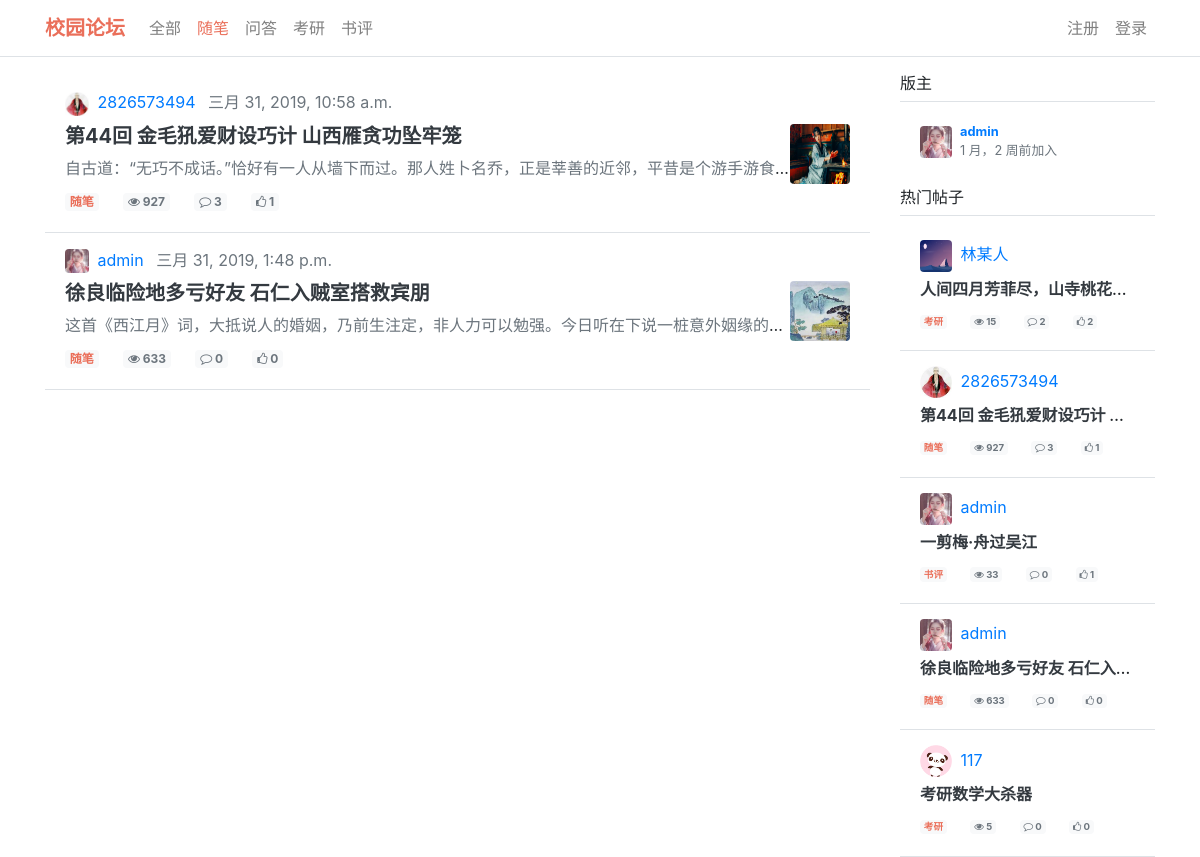
The app's page /post/topic/detail/1/ with its own data.
### posts/models.py (models this page shows, shortened)
class Topic(models.Model):
    title = models.CharField(max_length=32, verbose_name='板块名')
    user = models.ForeignKey(settings.AUTH_USER_MODEL, on_delete=models.CASCADE,
                             related_name='user_topics', verbose_name='版主')
    created = models.DateTimeField(auto_now_add=True, verbose_name='发布时间')
    class Meta:
        verbose_name = '版块'
        verbose_name_plural = verbose_name
        ordering = ('-created',)
    def get_absolute_url(self):
        return reverse('posts:topic-detail', args=[self.pk])
    def __str__(self):
        return self.title

class Post(models.Model):
    title = models.CharField(max_length=64, verbose_name='标题')
    content = models.TextField(verbose_name='内容')
    cover_image = models.ImageField(upload_to='image/post/cover/',
                                    blank=True, null=True, verbose_name='封面图(可选项)')
    user = models.ForeignKey(settings.AUTH_USER_MODEL, on_delete=models.CASCADE,
                             related_name='user_posts', verbose_name='作者')
    topic = models.ForeignKey('Topic', on_delete=models.CASCADE, related_name='topic_posts',
                              null=True, blank=True, verbose_name='所属版块(可选项)')
    src_url = models.CharField(max_length=200, blank=True, null=True, verbose_name='原文链接(可选项)')
    like_users = models.ManyToManyField(settings.AUTH_USER_MODEL, blank=True,
                                        related_name='like_posts', verbose_name='点赞的用户')
    like_count = models.PositiveIntegerField(default=0, verbose_name='点赞数')
    view_count = models.PositiveIntegerField(default=0, verbose_name='浏览量')
    is_sticky = models.BooleanField(default=False, verbose_name='是否顶置')
    created = models.DateTimeField(auto_now_add=True, verbose_name='发布时间')
    def get_absolute_url(self):
        return reverse('posts:post-detail', args=[self.pk])
    def get_review_count(self):
        return self.post_reviews.count()
    class Meta:
        verbose_name = '帖子'
        verbose_name_plural = verbose_name
        ordering = ('-is_sticky','-created')

### users/models.py (models this page shows)
class UserProfile(AbstractUser):
    nickname = models.CharField(max_length=32,
                                blank=True, null=True,
                                verbose_name='昵称')
    signature = models.CharField(max_length=128,
                                 blank=True, null=True,
                                 verbose_name='个性签名',
                                 default='这家伙很懒，什么都没有留下！')
    avatar = models.ImageField(upload_to='image/user/avatar', blank=True,
                               default='image/default_avatar.png', verbose_name='头像')
    class Meta:
        verbose_name = '用户'
        verbose_name_plural = verbose_name
    def get_absolute_url(self):
        return reverse('users:user-home', args=[self.pk])
    def __str__(self):
        if self.nickname:
            return self.nickname
        else:
            return self.username

### posts/views.py (the view)
# urls.py: path('topic/detail/<int:topic_id>/', TopicDetail.as_view(), name='topic-detail'),
class TopicDetail(View):
    def get(self, request, topic_id):
        topic = get_object_or_404(Topic, id=int(topic_id))
        posts = topic.topic_posts.order_by('-is_sticky')
        return render(request, 'posts/topic-detail.html', {
            'topic': topic,
            'posts': posts,
            'topic_id': topic.id
        })

### posts/templatetags/post_tags.py (called while the page is built)
@register.simple_tag
def get_topic_list():
    return Topic.objects.all().order_by('created')

@register.simple_tag
def get_hot_posts(count=8):
    return Post.objects.order_by('-like_count')[:count]

### templates/posts/topic-detail.html (shortened to what this page needs)
{% extends 'base.html' %}
{% load post_tags %}
{% block content %}
    <div class="row">
        <div class="col-md-9">
            {% include 'posts/list.html' with posts=posts %}
        </div>
        <div class="col-md-3">
            <h6 class="border-bottom border-gray pb-2">版主</h6>
            {% include 'users/item.html' with user=topic.user %}
            <h6 class="border-bottom border-gray pb-2 mt-3">热门帖子</h6>
            {% get_hot_posts as hot_posts %}
            {% include 'posts/hot-list.html' with posts=hot_posts %}
        </div>
    </div>
{% endblock %}

### templates/base.html (shortened to what this page needs)
<!DOCTYPE html>
{% load static %}
{% load staticfiles %}
{% load post_tags %}
<html lang="zh-cn">
	<head>
    	<link rel="stylesheet" href="{% static 'css/bootstrap.min.css' %}" />
        <link href="{% static 'css/font-awesome.min.css' %}" rel='stylesheet'>
        <link href="{% static 'css/animate.min.css' %}" rel='stylesheet'>
    	<link rel="stylesheet" href="{% static 'css/app.css' %}" />
	</head>
	<body class="">
		<nav class="navbar navbar-expand-xl navbar-light bg-white fixed-top border border-left-0 border-right-0 border-top-0 border-gery">
			<div class="container">
                <a class="navbar-brand" href="{% url 'index' %}"> <strong class="text-red">校园论坛</strong> </a>
			  	<div class="collapse navbar-collapse" id="navbarSupportedContent">
                    <ul class="navbar-nav mr-auto">
                        <li class="nav-item">
                            <a class="nav-link"
                               href="{% url 'index' %}">
                                <span class="{% ifequal 'index' current_page %} text-red {% endifequal %}">
                                     全部
                                </span>
                            </a>
                        </li>
                        {% get_topic_list as topics %}
                        {% for topic in topics %}
                            <li class="nav-item">
                                <a class="nav-link"
                                   href="{{ topic.get_absolute_url }}">
                                    <span class="{% ifequal topic.id topic_id %} text-red {% endifequal %}">
                                         {{ topic }}
                                    </span>
                                </a>
                            </li>
                        {% endfor %}
                    </ul>
                    <form class="form-inline my-2 my-lg-0">
                        <ul class="navbar-nav mr-auto">
                             {% if request.user.is_authenticated %}
                              <li class="nav-item dropdown mr-3">
                                <a class="nav-link dropdown-toggle" href="" id="navbarDropdown" role="button" data-toggle="dropdown" aria-haspopup="true" aria-expanded="false">
                                    <img class="user-avatar-nav rounded" src="{{ request.user.avatar.url }}" alt="avatar" />
                                </a>
                                <div class="dropdown-menu" aria-labelledby="navbarDropdown">
                                    <a  class="dropdown-item" href="{{ request.user.get_absolute_url }}"><i class="fa fa-user-o" aria-hidden="true"></i> 个人主页</a>
                                    <a href="javascript:void(0)" class="dropdown-item logout"><i class="fa fa-sign-out" aria-hidden="true"></i> 退出登录</a>
                                </div>
                              </li>
                             <a href="{% url 'posts:add-post' %}"
                                class="btn btn-outline-danger pt-2">
                                <i class="fa fa-pencil" aria-hidden="true"></i> 发帖子
                             </a>
                          {% else %}
                             <li class="nav-item">
                                <a class="nav-link" href="{% url 'users:user-register' %}">
                                    <span class="{% ifequal 'register' current_page %} text-red {% endifequal %}">
                                        注册
                                    </span>
                                </a>
                             </li>
                            <li class="nav-item">
                                <a class="nav-link" href="{% url 'users:user-login' %}">登录</a>
                            </li>
                          {% endif %}
                       </ul>
                    </form>
			    </div>
			</div>
		</nav>
		<div class="main container" style="margin-top:74px">
            {% block content %}
            {% endblock %}
		</div>
	</body>
</html>

### templates/posts/item.html (shortened to what this page needs)
    {% load staticfiles %}
<li class="list-group-item mt-1 border border-top-0 border-right-0 border-left-0">
    <div class="post-{{ post.id }}">
        <div class="user-info m-auto text-muted">
            <img class="user-avatar-nav rounded" src="{{ post.user.avatar.url }}" alt="avatar">
            <a href="{{ post.user.get_absolute_url }}">
                <span class="ml-1 mr-2">{{ post.user }}</span>
            </a>
            <span class="">{{ post.created }}</span>
        </div>
        <div class="post-info">
            <div class="d-flex">
                <div class="post-content text-truncate">
                    <h5 class="mt-2 mb-2 text-dark">
                        <a href="{{ post.get_absolute_url }}" class="text-dark">
                           <strong> {{ post.title }}</strong>
                        </a>
                    </h5>
                    <span class="text-muted">
                        {{ post.content }}
                    </span>
                </div>
                <div class="float-right mt-2">
                    {% if post.cover_image %}
                        <img class="img-responsive rounded" style="height: 60px; width: 60px" src="{{ post.cover_image.url }}" alt="">
                    {% endif %}
                </div>
            </div>
        </div>
        <div class="post-meta mt-1 mb-2">
            {% if post.topic %}
                <a href="{{ post.topic.get_absolute_url }}" class="text-red card-link badge badge-light">{{ post.topic }}</a>
            {% endif %}
            <a class="card-link  badge badge-light text-muted">
                <i class="fa fa-eye" aria-hidden="true"></i> {{ post.view_count }}
            </a>
            <a class="card-link badge badge-light text-muted">
                <i class="fa fa-comment-o" aria-hidden="true"></i> {{ post.get_review_count }}
            </a>
            <a class="card-link badge badge-light text-muted">
                <i class="fa fa-thumbs-o-up" aria-hidden="true"></i>  {{ post.like_count }}
            </a>
        </div>
    </div>
</li>

### templates/users/item.html
<li href="#" class="list-group-item border-0">
    <div class="media text-muted m-auto">
        <img src="{{ user.avatar.url }}" alt="" class="user-avatar mr-2 mt-1 rounded">
        <div class="media-body small lh-125 ">
            <div class="d-flex justify-content-between align-items-center w-100">
                <a href="{{ user.get_absolute_url }}">
                    <strong>{{ user }}</strong>
                </a>
            </div>
            <span class="text-truncate">{{ user.date_joined|timesince }}前加入</span>
        </div>
    </div>
</li>

### templates/posts/host-item.html
{% load staticfiles %}
<li href="#" class="list-group-item mt-1 border border-top-0 border-right-0 border-left-0">
    <div class="post-{{ post.id }}">
        <div class="user-info m-auto text-muted">
            <img class="user-avatar rounded" src="{{ post.user.avatar.url }}" alt="avatar">
            <a href="{{ post.get_absolute_url }}">
                <span class="ml-1 mr-2 mt">{{ post.user }}</span>
            </a>
        </div>
        <div class="post-info">
            <div class="d-flex">
                <div class="post-content text-truncate">
                    <h6 class="mt-2 mb-2 text-truncate">
                        <a href="{{ post.get_absolute_url }}" class="text-dark">
                            <strong>{{ post.title }}</strong>
                        </a>
                    </h6>
                </div>
            </div>
        </div>
       <div class="post-meta mt-1 mb-2 small">
            {% if post.topic %}
                <a href="{{ post.topic.get_absolute_url }}" class="text-red card-link badge badge-light">{{ post.topic }}</a>
            {% endif %}
            <a class="card-link  badge badge-light text-muted">
                <i class="fa fa-eye" aria-hidden="true"></i> {{ post.view_count }}
            </a>
            <a class="card-link badge badge-light text-muted">
                <i class="fa fa-comment-o" aria-hidden="true"></i> {{ post.get_review_count }}
            </a>
            <a class="card-link badge badge-light text-muted">
                <i class="fa fa-thumbs-o-up" aria-hidden="true"></i> {{ post.like_count }}
            </a>
        </div>
    </div>
</li>

### static/css/app.css (style rules this page uses)
.user-avatar { width: 32px; height: 32px; }
.user-avatar-nav { width: 24px; height: 24px; }
.text-red { color: #ea6f5a; }

### records on screen
Topic: title "随笔"
Topic: title "问答"
Topic: title "考研"
Topic: title "书评"
Post: user.avatar (placeholder picture), user "2826573494", created "三月 31, 2019, 10:58 a.m.", title "第44回 金毛犼爱财设巧计 山西雁贪功坠牢笼", content "自古道：“无巧不成话。”恰好有一人从墙下而过。那人姓卜名乔，正是莘善的近邻，平昔是个游手游食…", cover_image (picture), topic "随笔", view_count "927", get_review_count "3", like_count "1", title "第44回 金毛犼爱财设巧计…"
Post: user.avatar (picture), user "admin", created "三月 31, 2019, 1:48 p.m.", title "徐良临险地多亏好友 石仁入贼室搭救宾朋", content "这首《西江月》词，大抵说人的婚姻，乃前生注定，非人力可以勉强。今日听在下说一桩意外姻缘的…", cover_image (picture), topic "随笔", view_count "633", get_review_count "0", like_count "0", title "徐良临险地多亏好友 石仁入…"
UserProfile: avatar (picture), nickname+username "admin", date_joined "1 月，2 周"
Post: user.avatar (picture), user "林某人", title "人间四月芳菲尽，山寺桃花…", topic "考研", view_count "15", get_review_count "2", like_count "2"
Post: user.avatar (picture), user "admin", title "一剪梅·舟过吴江", topic "书评", view_count "33", get_review_count "0", like_count "1"
Post: user.avatar (placeholder picture), user "117", title "考研数学大杀器", topic "考研", view_count "5", get_review_count "0", like_count "0"
